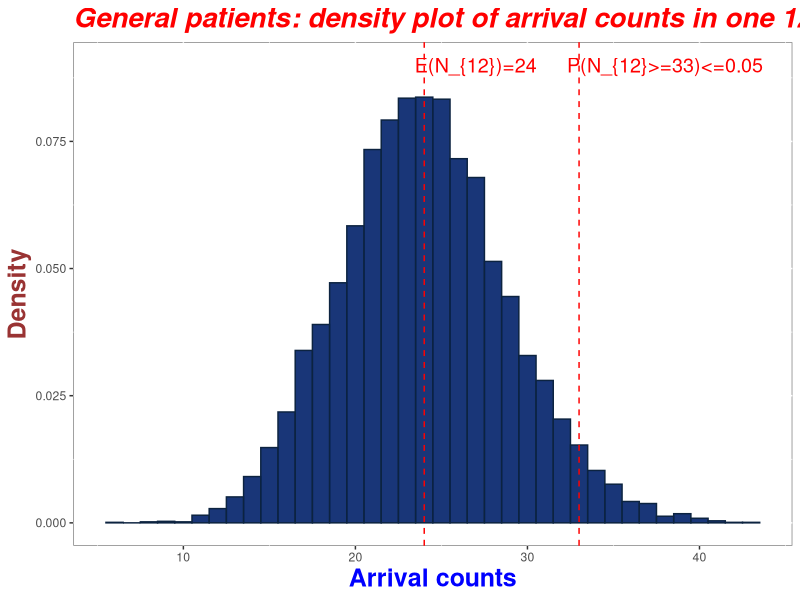
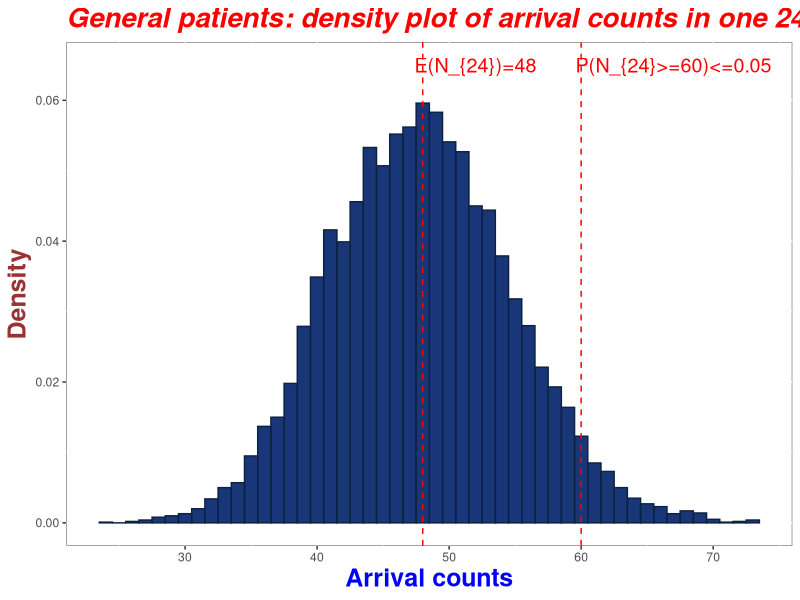
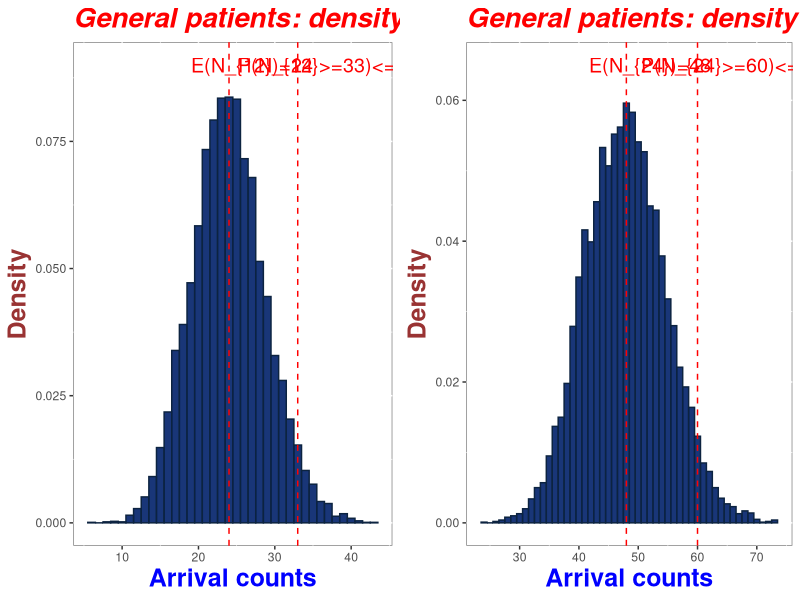
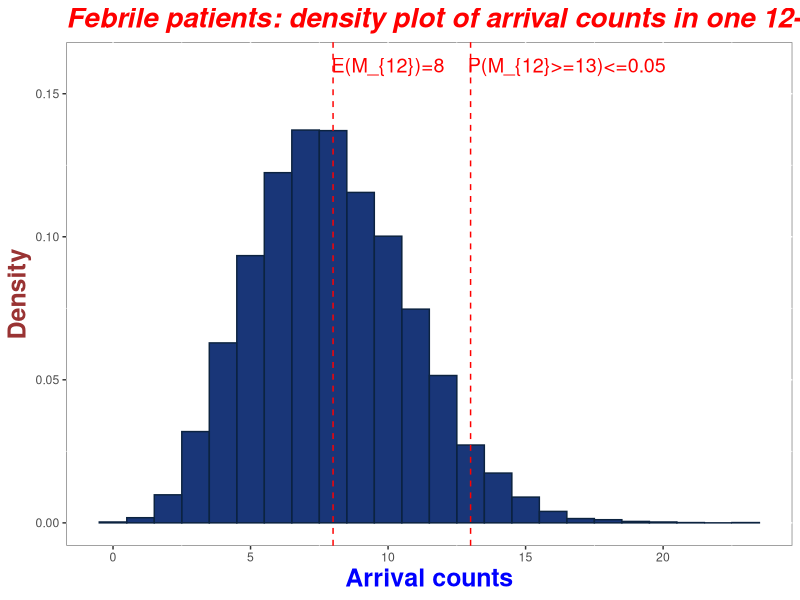
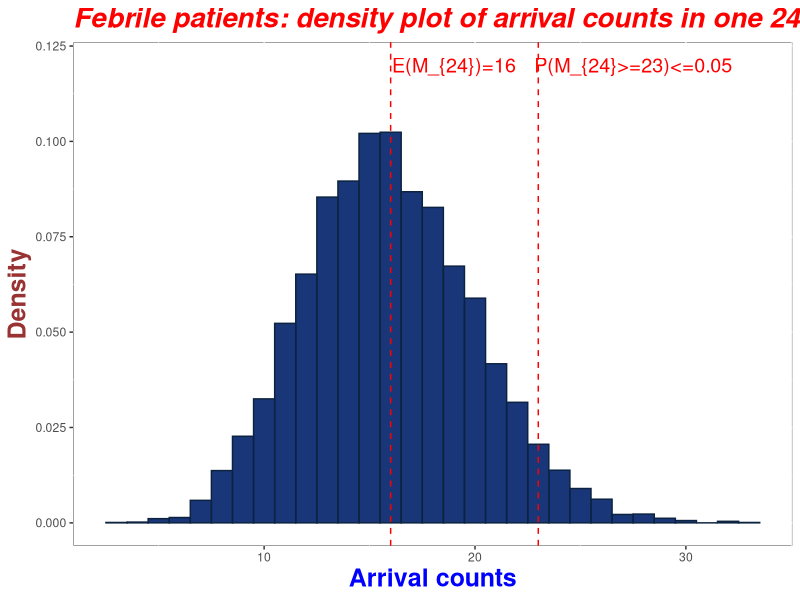
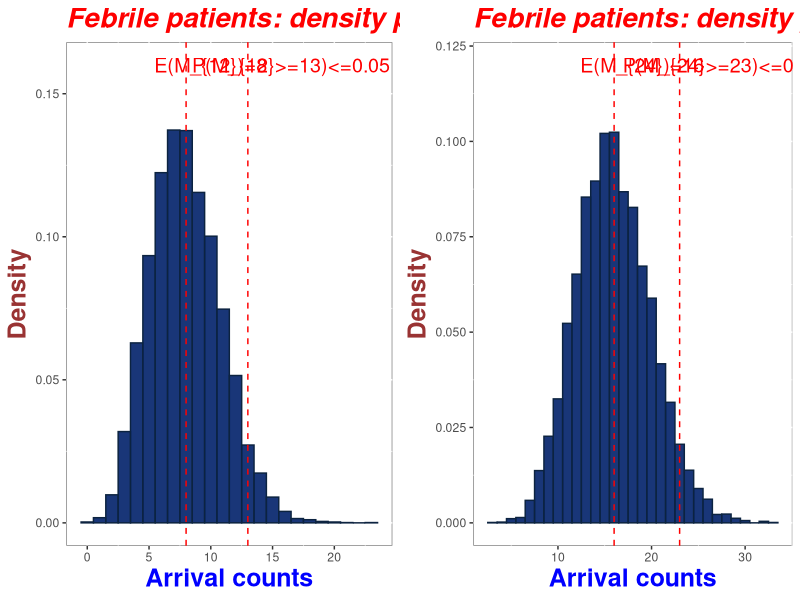
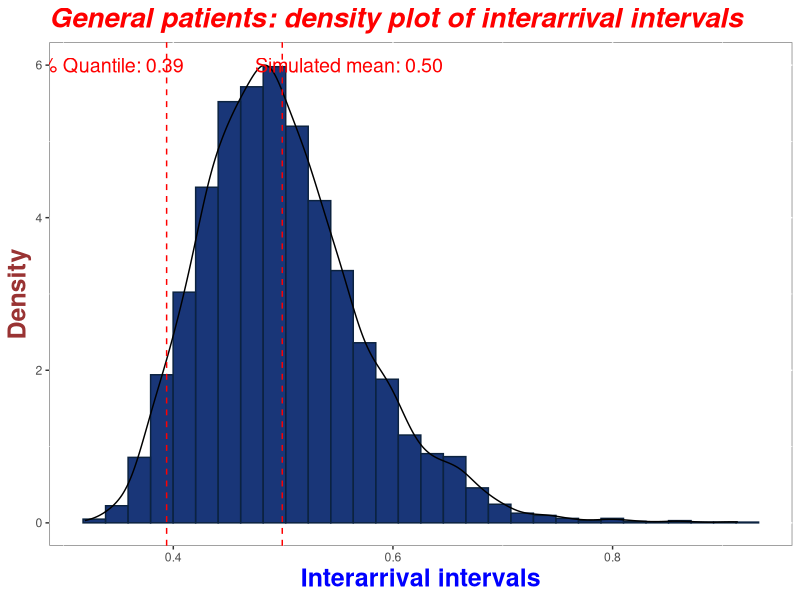
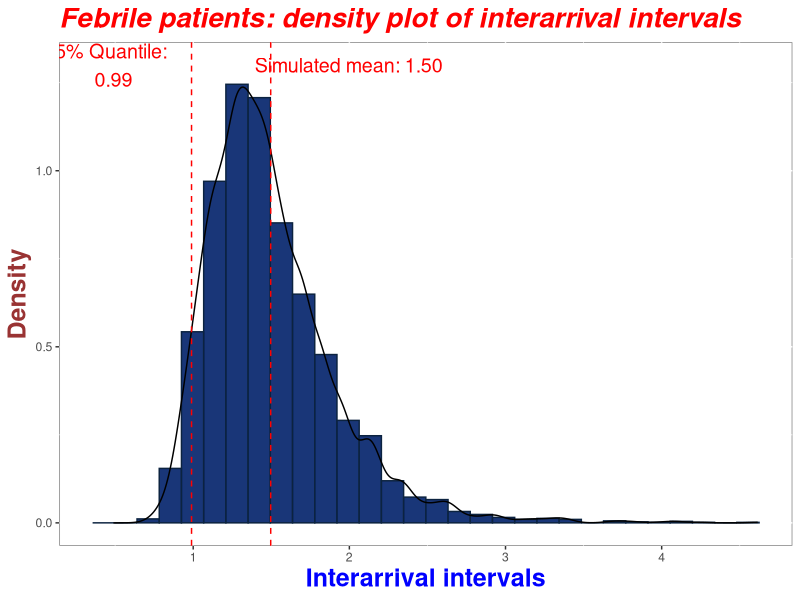

These charts were generated, in order, by the following R code: (Note: a time limit stopped this script after it produced the figures.)
# install.packages("cowplot")
# install.packages("hrbrthemes")
# install.packages("gcookbook")
# install.packages("gridExtra")

library(tidyverse)
library(cowplot)
library(gridExtra)
################################################################################
#######################Section Zero. Exact distribution ##########################
################################################################################

qpois(0.95, 24)

qpois(0.95, 48)

qpois(0.95, 8)

qpois(0.95, 16)

qexp(p = 0.05, rate = 2)

qexp(p = 0.05, rate = 2/3)

################################################################################
#######################Section I. Part (a) simulation ##########################
################################################################################
seed_init <- 20200321
sim <- 10000
lambda <- 2
febrile_rate <- 1/3

# --- I.(a) Number of patients in 12 hours --- # 
N_pat_12 <- c()
for (iter in 1:sim) {
  set.seed(seed_init+iter)
  temp_time_interv <- rexp(1, lambda)
  max_hour <- temp_time_interv
  N_temp = 0
  while (max_hour <= 12) {
    
    N_temp = N_temp + 1
    temp_time_interv <- rexp(1, lambda)
    max_hour <- max_hour + temp_time_interv
    
  }
  N_pat_12 <- c(N_pat_12, N_temp)
}
mean(N_pat_12)
var(N_pat_12)
sd(N_pat_12)
sort(N_pat_12, decreasing = FALSE)[sim - sim*0.05]

patient_12 <- data.frame(N_pat_12=N_pat_12) %>%
  ggplot(., aes(x=N_pat_12)) +
  geom_histogram(aes(y=..density..),
                 binwidth = 1, 
                 fill = "#012169", 
                 color = "#0c2340", 
                 alpha=0.9, 
                 position="identity") +
#  geom_density(alpha=0.6) +
  labs(title="General patients: density plot of arrival counts in one 12-hour period", 
       x = "Arrival counts",
       y = "Density") +
  theme(panel.background = element_rect(fill = "white", colour = "grey50"),
        plot.title = element_text(color="red", size=20, face="bold.italic"),
        axis.title.x = element_text(color="blue", size=18, face="bold"),
        axis.title.y = element_text(color="#993333", size=18, face="bold")) +
  geom_vline(aes(xintercept=24),
             linetype="dashed",
             color = "red")+ 
  annotate(geom="text", x=27, size=5, y=0.09, label="E(N_{12})=24",
           color="red")+ 
  geom_vline(aes(xintercept=33),
             linetype="dashed",
             color = "red")+ 
  annotate(geom="text", size=5, x=38, y=0.09, label="P(N_{12}>=33)<=0.05",
           color="red")
patient_12

# --- I.(b) Number of patients in 24 hours --- # 
N_pat_24 <- c()
for (iter in 1:sim) {
  set.seed(seed_init+iter)
  temp_time_interv <- rexp(1, lambda)
  max_hour <- temp_time_interv
  N_temp = 0
  while (max_hour <= 24) {
    
    N_temp = N_temp + 1
    temp_time_interv <- rexp(1, lambda)
    max_hour <- max_hour + temp_time_interv
  }
  N_pat_24 <- c(N_pat_24, N_temp)
}
mean(N_pat_24)
var(N_pat_24)
sd(N_pat_24)
sort(N_pat_24, decreasing = FALSE)[sim - sim*0.05]
qpois(0.95, 48)


patient_24 <- data.frame(N_pat_24=N_pat_24) %>%
  ggplot(., aes(x=N_pat_24)) +
  geom_histogram(aes(y=..density..),
                 binwidth = 1, 
                 fill = "#012169", 
                 color = "#0c2340", 
                 alpha=0.9, 
                 position="identity") +
#  geom_density(alpha=0.6) +
  labs(title="General patients: density plot of arrival counts in one 24-hour period", 
       x = "Arrival counts",
       y = "Density") +
  theme(panel.background = element_rect(fill = "white", colour = "grey50"),
        plot.title = element_text(color="red", size=20, face="bold.italic"),
        axis.title.x = element_text(color="blue", size=18, face="bold"),
        axis.title.y = element_text(color="#993333", size=18, face="bold")) +
  geom_vline(aes(xintercept=48),
             linetype="dashed",
             color = "red")+ 
  annotate(geom="text", size=5, x=52, y=0.065, label="E(N_{24})=48",
           color="red")+ 
  geom_vline(aes(xintercept=60),
             linetype="dashed",
             color = "red")+ 
  annotate(geom="text", size=5, x=67, y=0.065, label="P(N_{24}>=60)<=0.05",
           color="red")
patient_24

patient12_24<-grid.arrange(patient_12, patient_24, nrow = 1)
ggsave(filename = "./Dropbox/Emory Courses/Spring 2020/BIOS 723/Project/Result/general_patient_count.png", 
      plot = patient12_24,
      width = 60, height = 30, units = "cm")

# --- I.(c) Number of febrile in 12 hours --- # 
N_feb_12 <- c()
for (iter in 1:sim) {
  set.seed(seed_init+iter)
  temp_time_interv <- rexp(1, lambda)
  max_hour <- temp_time_interv
  N_temp = 0
  while (max_hour <= 12) {
    if (rbinom(1,1,1/3) == 1) {
      N_temp = N_temp + 1
    }
    temp_time_interv <- rexp(1, lambda)
    max_hour <- max_hour + temp_time_interv
    
  }
  N_feb_12 <- c(N_feb_12, N_temp)
}
mean(N_feb_12)
var(N_feb_12)
sd(N_feb_12)
sort(N_feb_12, decreasing = FALSE)[sim - sim*0.05]

feb_patient_12 <- data.frame(N_feb_12=N_feb_12) %>%
  ggplot(., aes(x=N_feb_12)) +
  geom_histogram(aes(y=..density..),
                 binwidth = 1, 
                 fill = "#012169", 
                 color = "#0c2340", 
                 alpha=0.9, 
                 position="identity") +
  labs(title="Febrile patients: density plot of arrival counts in one 12-hour period", 
       x = "Arrival counts",
       y = "Density") +
  theme(panel.background = element_rect(fill = "white", colour = "grey50"),
        plot.title = element_text(color="red", size=20, face="bold.italic"),
        axis.title.x = element_text(color="blue", size=18, face="bold"),
        axis.title.y = element_text(color="#993333", size=18, face="bold")) +
  geom_vline(aes(xintercept=8),
             linetype="dashed",
             color = "red")+ 
  annotate(geom="text", x=10, size=5, y=0.16, label="E(M_{12})=8",
           color="red")+ 
  geom_vline(aes(xintercept=13),
             linetype="dashed",
             color = "red")+ 
  annotate(geom="text", size=5, x=16.5, y=0.16, label="P(M_{12}>=13)<=0.05",
           color="red")
feb_patient_12

# --- I.(d) Number of febrile in 24 hours --- # 
N_feb_24 <- c()
for (iter in 1:sim) {
  set.seed(seed_init+iter)
  temp_time_interv <- rexp(1, lambda)
  max_hour <- temp_time_interv
  N_temp = 0
  while (max_hour <= 24) {
    
    if (rbinom(1,1,1/3) == 1) {
      N_temp = N_temp + 1
    }
    temp_time_interv <- rexp(1, lambda)
    max_hour <- max_hour + temp_time_interv
    
  }
  N_feb_24 <- c(N_feb_24, N_temp)
}
mean(N_feb_24)
var(N_feb_24)
sd(N_feb_24)
sort(N_feb_24, decreasing = FALSE)[sim - sim*0.05]
qpois(0.95, 48)

feb_patient_24 <- data.frame(N_feb_24=N_feb_24) %>%
  ggplot(., aes(x=N_feb_24)) +
  geom_histogram(aes(y=..density..),
                 binwidth = 1, 
                 fill = "#012169", 
                 color = "#0c2340", 
                 alpha=0.9, 
                 position="identity") +
  #  geom_density(alpha=0.6) +
  labs(title="Febrile patients: density plot of arrival counts in one 24-hour period", 
       x = "Arrival counts",
       y = "Density") +
  theme(panel.background = element_rect(fill = "white", colour = "grey50"),
        plot.title = element_text(color="red", size=20, face="bold.italic"),
        axis.title.x = element_text(color="blue", size=18, face="bold"),
        axis.title.y = element_text(color="#993333", size=18, face="bold")) +
  geom_vline(aes(xintercept=16),
             linetype="dashed",
             color = "red")+ 
  annotate(geom="text", size=5, x=19, y=0.12, label="E(M_{24})=16",
           color="red")+ 
  geom_vline(aes(xintercept=23),
             linetype="dashed",
             color = "red")+ 
  annotate(geom="text", size=5, x=27.5, y=0.12, label="P(M_{24}>=23)<=0.05",
           color="red")
feb_patient_24

feb_patient12_24<-grid.arrange(feb_patient_12, feb_patient_24, nrow = 1)
ggsave(filename = "./Dropbox/Emory Courses/Spring 2020/BIOS 723/Project/Result/feb_patient_count.png", 
       plot = feb_patient12_24,
       width = 60, height = 30, units = "cm")

################################################################################
#######################Section II. Part b simulation ###########################
################################################################################

# --- II.(a) Number of sick patients in 24 hours --- # 
t = 24
sim = 5000
df_24_patient <- data.frame()
for (iter in 1:sim) {
  
  N = rpois(1, lambda*t)
  unifs = runif(N,0,t)
  arrivals = sort(unifs)
  
  df_temp <- data.frame(index = iter,
                        arrivals = c(0, arrivals)) %>%
    mutate(Diff = arrivals - lag(arrivals))
  df_24_patient <- rbind(df_24_patient, df_temp)
}
general_pat_time_interval <- df_24_patient %>%
  group_by(index) %>%
  summarise(mean_v=mean(Diff, na.rm = T),
            variance_v = var(Diff, na.rm = T),
            sd_v = sd(Diff, na.rm = T),
            N_v=n())
mean(general_pat_time_interval$mean_v)
mean(general_pat_time_interval$variance_v,na.rm = T)
quantile(general_pat_time_interval$mean_v, 0.05)

general_pat_time_interval <- data.frame(general_pat_time_interval, 
                                        stringsAsFactors = F)
general_pat_time_interval_plot <- 
  ggplot(general_pat_time_interval, aes(x=mean_v)) +
  geom_histogram(aes(y=..density..),
                 #binwidth = 0.025, 
                 fill = "#012169", 
                 color = "#0c2340", 
                 alpha=0.9) +
  geom_density( alpha=0.6)+
  labs(title="General patients: density plot of interarrival intervals", 
       x = "Interarrival intervals",
       y = "Density") +
  theme(panel.background = element_rect(fill = "white", colour = "grey50"),
        plot.title = element_text(color="red", size=20, face="bold.italic"),
        axis.title.x = element_text(color="blue", size=18, face="bold"),
        axis.title.y = element_text(color="#993333", size=18, face="bold")) +
  geom_vline(aes(xintercept=mean(general_pat_time_interval$mean_v)),
             linetype="dashed",
             color = "red")+ 
  annotate(geom="text", x=0.5+0.06, size=5, y=6, label="Simulated mean: 0.50",
           color="red")+ 
  geom_vline(aes(xintercept=quantile(general_pat_time_interval$mean_v, 0.05)[[1]]),
             linetype="dashed",
             color = "red")+ 
  annotate(geom="text", size=5, x=quantile(general_pat_time_interval$mean_v, 0.05)[[1]]-0.055, y=6, label="5% Quantile: 0.39",
           color="red")
general_pat_time_interval_plot


# # --- II.(b) Number of sick patients in 12 hours --- # 
# t = 12
# sim = 5000
# df_12_patient <- data.frame()
# for (iter in 1:sim) {
#   
#   N = rpois(1, lambda*t)
#   unifs = runif(N,0,t)
#   arrivals = sort(unifs)
#   
#   df_temp <- data.frame(index = iter,
#                         arrivals = c(0, arrivals)) %>%
#     mutate(Diff = arrivals - lag(arrivals))
#   df_12_patient <- rbind(df_12_patient, df_temp)
# }
# df2 <- df_12_patient %>%
#   group_by(index) %>%
#   summarise(mean=mean(Diff, na.rm = T),
#             variance = var(Diff, na.rm = T),
#             N=n())
# mean(df2$mean, na.rm = T)
# mean(df2$variance, na.rm = T)


# --- II.(c) Number of febrile in 12 hours --- # 
t = 24
sim = 5000
df_12_feb <- data.frame()
set.seed(123)
for (iter in 1:sim) {
  N = rpois(1, lambda*t)
  unifs = runif(N,0,t)

  feb_pat <- rbinom(N,1,1/3)
  while(sum(feb_pat==1)==1){
    feb_pat <- rbinom(N,1,1/3)
  }

  unifs_keep <- unifs[as.logical(feb_pat)]
  arrivals = sort(unifs_keep)

  df_temp <- data.frame(index = iter,
                        arrivals = c(0, arrivals)) %>%
    mutate(Diff = arrivals - lag(arrivals))
  df_12_feb <- rbind(df_12_feb, df_temp)
}
feb_pat_time_interval <- df_12_feb %>%
  group_by(index) %>%
  summarise(mean_v=mean(Diff, na.rm = T),
            variance=var(Diff, na.rm = T))
mean(feb_pat_time_interval$mean_v, na.rm = T)
mean(feb_pat_time_interval$variance, na.rm = T)

feb_pat_time_interval <- data.frame(feb_pat_time_interval, 
                                        stringsAsFactors = F)
feb_pat_time_interval_plot <- 
  ggplot(feb_pat_time_interval, aes(x=mean_v)) +
  geom_histogram(aes(y=..density..),
                 #binwidth = 0.025, 
                 fill = "#012169", 
                 color = "#0c2340", 
                 alpha=0.9) +
  geom_density( alpha=0.6)+
  labs(title="Febrile patients: density plot of interarrival intervals", 
       x = "Interarrival intervals",
       y = "Density") +
  theme(panel.background = element_rect(fill = "white", colour = "grey50"),
        plot.title = element_text(color="red", size=20, face="bold.italic"),
        axis.title.x = element_text(color="blue", size=18, face="bold"),
        axis.title.y = element_text(color="#993333", size=18, face="bold")) +
  geom_vline(aes(xintercept=mean(feb_pat_time_interval$mean_v)),
             linetype="dashed",
             color = "red")+ 
  annotate(geom="text", x=mean(feb_pat_time_interval$mean_v)+0.5, size=5, y=1.3, label="Simulated mean: 1.50",
           color="red")+ 
  geom_vline(aes(xintercept=quantile(feb_pat_time_interval$mean_v, 0.05)[[1]]),
             linetype="dashed",
             color = "red")+ 
  annotate(geom="text", size=5, x=quantile(feb_pat_time_interval$mean_v, 0.05)[[1]]-0.5, y=1.3, label="5% Quantile: \n0.99",
           color="red")
feb_pat_time_interval_plot

feb_patient12_24<-grid.arrange(general_pat_time_interval_plot, feb_pat_time_interval_plot, nrow = 1)
ggsave(filename = "./Dropbox/Emory Courses/Spring 2020/BIOS 723/Project/Result/time_interval.png", 
       plot = feb_patient12_24,
       width = 60, height = 30, units = "cm")

# 
# t = 12
# sim = 10000
# df_12_feb <- data.frame()
# #set.seed(runif(1, 0, 100000))
# set.seed(1)
# for (iter in 1:sim) {
#   
#   N = rpois(1, (lambda*t)/3)
#   unifs = runif(N,0,t)
#   arrivals = sort(unifs)
#   
#   df_temp <- data.frame(index = iter,
#                         arrivals = c(0, arrivals)) %>%
#     mutate(Diff = arrivals - lag(arrivals))
#   df_12_feb <- rbind(df_12_feb, df_temp)
# }
# df2 <- df_12_feb %>%
#   group_by(index) %>%
#   summarise(mean=mean(Diff, na.rm = T),
#             variance = var(Diff, na.rm = T),
#             med = median(Diff, na.rm = T),
#             N=n())
# mean(df2$mean, na.rm = T)
# mean(df2$variance, na.rm = T)
# 


################################################################################
#######################Section II. Part b simulation - SD ###########################
################################################################################

# --- II.(a) Number of sick patients in 24 hours --- # 
t = 24
sim = 5000
df_24_patient <- data.frame()
for (iter in 1:sim) {
  
  N = rpois(1, lambda*t)
  unifs = runif(N,0,t)
  arrivals = sort(unifs)
  
  df_temp <- data.frame(index = iter,
                        arrivals = c(0, arrivals)) %>%
    mutate(Diff = arrivals - lag(arrivals))
  df_24_patient <- rbind(df_24_patient, df_temp)
}
general_pat_time_interval <- df_24_patient %>%
  group_by(index) %>%
  summarise(mean_v=mean(Diff, na.rm = T),
            variance_v = var(Diff, na.rm = T),
            sd_v = sd(Diff, na.rm = T),
            N_v=n())
mean(general_pat_time_interval$mean_v)
mean(general_pat_time_interval$variance_v,na.rm = T)
mean(general_pat_time_interval$sd_v,na.rm = T)

quantile(general_pat_time_interval$mean_v, 0.05)
quantile(general_pat_time_interval$sd_v, 0.05)

general_pat_time_interval <- data.frame(general_pat_time_interval, 
                                        stringsAsFactors = F)
general_pat_time_interval_plot <- 
  ggplot(general_pat_time_interval, aes(x=sd_v)) +
  geom_histogram(aes(y=..density..),
                 #binwidth = 0.025, 
                 fill = "#012169", 
                 color = "#0c2340", 
                 alpha=0.9) +
  geom_density( alpha=0.6)+
  labs(title="General patients: density plot of standard deviation for interarrival intervals", 
       x = "Interarrival intervals",
       y = "Density") +
  theme(panel.background = element_rect(fill = "white", colour = "grey50"),
        plot.title = element_text(color="red", size=20, face="bold.italic"),
        axis.title.x = element_text(color="blue", size=18, face="bold"),
        axis.title.y = element_text(color="#993333", size=18, face="bold")) +
  geom_vline(aes(xintercept=mean(general_pat_time_interval$sd_v)),
             linetype="dashed",
             color = "red")+ 
  annotate(geom="text", x=0.6, size=5, y=6, label="Simulated mean of SD: 0.49",
           color="red")+ 
  geom_vline(aes(xintercept=quantile(general_pat_time_interval$sd_v, 0.05)[[1]]),
             linetype="dashed",
             color = "red")+ 
  annotate(geom="text", size=5, x=quantile(general_pat_time_interval$sd_v, 0.05)[[1]]-0.055, y=6, label="5% Quantile: 0.35",
           color="red")
general_pat_time_interval_plot


# # --- II.(b) Number of sick patients in 12 hours --- # 
# t = 12
# sim = 5000
# df_12_patient <- data.frame()
# for (iter in 1:sim) {
#   
#   N = rpois(1, lambda*t)
#   unifs = runif(N,0,t)
#   arrivals = sort(unifs)
#   
#   df_temp <- data.frame(index = iter,
#                         arrivals = c(0, arrivals)) %>%
#     mutate(Diff = arrivals - lag(arrivals))
#   df_12_patient <- rbind(df_12_patient, df_temp)
# }
# df2 <- df_12_patient %>%
#   group_by(index) %>%
#   summarise(mean=mean(Diff, na.rm = T),
#             variance = var(Diff, na.rm = T),
#             N=n())
# mean(df2$mean, na.rm = T)
# mean(df2$variance, na.rm = T)


# --- II.(c) Number of febrile in 12 hours --- # 
t = 24
sim = 5000
df_12_feb <- data.frame()
set.seed(123)
for (iter in 1:sim) {
  N = rpois(1, lambda*t)
  unifs = runif(N,0,t)
  
  feb_pat <- rbinom(N,1,1/3)
  while(sum(feb_pat==1)==1){
    feb_pat <- rbinom(N,1,1/3)
  }
  
  unifs_keep <- unifs[as.logical(feb_pat)]
  arrivals = sort(unifs_keep)
  
  df_temp <- data.frame(index = iter,
                        arrivals = c(0, arrivals)) %>%
    mutate(Diff = arrivals - lag(arrivals))
  df_12_feb <- rbind(df_12_feb, df_temp)
}
feb_pat_time_interval <- df_12_feb %>%
  group_by(index) %>%
  summarise(mean_v=mean(Diff, na.rm = T),
            variance=var(Diff, na.rm = T),
            sd_v = sd(Diff, na.rm = T),
            N=n())
mean(feb_pat_time_interval$mean_v, na.rm = T)
mean(feb_pat_time_interval$variance, na.rm = T)
mean(feb_pat_time_interval$sd_v, na.rm = T)

feb_pat_time_interval <- data.frame(feb_pat_time_interval, 
                                    stringsAsFactors = F)
feb_pat_time_interval_plot <- 
  ggplot(feb_pat_time_interval, aes(x=sd_v)) +
  geom_histogram(aes(y=..density..),
                 #binwidth = 0.025, 
                 fill = "#012169", 
                 color = "#0c2340", 
                 alpha=0.9) +
  geom_density( alpha=0.6)+
  labs(title="Febrile patients: density plot of standard deviation for interarrival intervals", 
       x = "Interarrival intervals",
       y = "Density") +
  theme(panel.background = element_rect(fill = "white", colour = "grey50"),
        plot.title = element_text(color="red", size=20, face="bold.italic"),
        axis.title.x = element_text(color="blue", size=18, face="bold"),
        axis.title.y = element_text(color="#993333", size=18, face="bold")) +
  geom_vline(aes(xintercept=mean(feb_pat_time_interval$sd_v)),
             linetype="dashed",
             color = "red")+ 
  annotate(geom="text", x=mean(feb_pat_time_interval$sd_v)+0.5, size=5, y=1.1, label="Simulated mean of SD: 1.41",
           color="red")+ 
  geom_vline(aes(xintercept=quantile(feb_pat_time_interval$sd_v, 0.05)[[1]]),
             linetype="dashed",
             color = "red")+ 
  annotate(geom="text", size=5, x=quantile(feb_pat_time_interval$sd_v, 0.05)[[1]]-0.2, y=1.1, label="5% Quantile: \n0.82",
           color="red")
feb_pat_time_interval_plot

feb_patient12_24<-grid.arrange(general_pat_time_interval_plot, feb_pat_time_interval_plot, nrow = 1)
ggsave(filename = "./Dropbox/Emory Courses/Spring 2020/BIOS 723/Project/Result/time_interval_standard_deviation.png", 
       plot = feb_patient12_24,
       width = 60, height = 30, units = "cm")

# 
# t = 12
# sim = 10000
# df_12_feb <- data.frame()
# #set.seed(runif(1, 0, 100000))
# set.seed(1)
# for (iter in 1:sim) {
#   
#   N = rpois(1, (lambda*t)/3)
#   unifs = runif(N,0,t)
#   arrivals = sort(unifs)
#   
#   df_temp <- data.frame(index = iter,
#                         arrivals = c(0, arrivals)) %>%
#     mutate(Diff = arrivals - lag(arrivals))
#   df_12_feb <- rbind(df_12_feb, df_temp)
# }
# df2 <- df_12_feb %>%
#   group_by(index) %>%
#   summarise(mean=mean(Diff, na.rm = T),
#             variance = var(Diff, na.rm = T),
#             med = median(Diff, na.rm = T),
#             N=n())
# mean(df2$mean, na.rm = T)
# mean(df2$variance, na.rm = T)
# 



################################################################################
#######################Section II. Part b simulation 72 hour ###########################
################################################################################

# --- II.(a) Number of sick patients in 24 hours --- # 
t = 120
sim = 5000
df_24_patient <- data.frame()
for (iter in 1:sim) {
  
  N = rpois(1, lambda*t)
  unifs = runif(N,0,t)
  arrivals = sort(unifs)
  
  df_temp <- data.frame(index = iter,
                        arrivals = c(0, arrivals)) %>%
    mutate(Diff = arrivals - lag(arrivals))
  df_24_patient <- rbind(df_24_patient, df_temp)
}
general_pat_time_interval <- df_24_patient %>%
  group_by(index) %>%
  summarise(mean_v=mean(Diff, na.rm = T),
            variance_v = var(Diff, na.rm = T),
            sd_v = sd(Diff, na.rm = T),
            N_v=n())
mean(general_pat_time_interval$mean_v)
mean(general_pat_time_interval$variance_v,na.rm = T)
quantile(general_pat_time_interval$mean_v, 0.05)

general_pat_time_interval <- data.frame(general_pat_time_interval, 
                                        stringsAsFactors = F)
general_pat_time_interval_plot <- 
  ggplot(general_pat_time_interval, aes(x=mean_v)) +
  geom_histogram(aes(y=..density..),
                 #binwidth = 0.025, 
                 fill = "#012169", 
                 color = "#0c2340", 
                 alpha=0.9) +
  geom_density( alpha=0.6)+
  labs(title="General patients: density plot of interarrival intervals on 120-hour interval", 
       x = "Interarrival intervals",
       y = "Density") +
  theme(panel.background = element_rect(fill = "white", colour = "grey50"),
        plot.title = element_text(color="red", size=20, face="bold.italic"),
        axis.title.x = element_text(color="blue", size=18, face="bold"),
        axis.title.y = element_text(color="#993333", size=18, face="bold")) +
  geom_vline(aes(xintercept=mean(general_pat_time_interval$mean_v)),
             linetype="dashed",
             color = "red")+ 
  annotate(geom="text", x=0.5+0.06, size=5, y=15, label="Simulated mean: 0.50",
           color="red")+ 
  geom_vline(aes(xintercept=quantile(general_pat_time_interval$mean_v, 0.05)[[1]]),
             linetype="dashed",
             color = "red")+ 
  annotate(geom="text", size=5, x=quantile(general_pat_time_interval$mean_v, 0.05)[[1]], y=15, label="5% Quantile: 0.45",
           color="red")
general_pat_time_interval_plot


# # --- II.(b) Number of sick patients in 12 hours --- # 
# t = 12
# sim = 5000
# df_12_patient <- data.frame()
# for (iter in 1:sim) {
#   
#   N = rpois(1, lambda*t)
#   unifs = runif(N,0,t)
#   arrivals = sort(unifs)
#   
#   df_temp <- data.frame(index = iter,
#                         arrivals = c(0, arrivals)) %>%
#     mutate(Diff = arrivals - lag(arrivals))
#   df_12_patient <- rbind(df_12_patient, df_temp)
# }
# df2 <- df_12_patient %>%
#   group_by(index) %>%
#   summarise(mean=mean(Diff, na.rm = T),
#             variance = var(Diff, na.rm = T),
#             N=n())
# mean(df2$mean, na.rm = T)
# mean(df2$variance, na.rm = T)


# --- II.(c) Number of febrile in 12 hours --- # 
t = 120
sim = 5000
df_12_feb <- data.frame()
set.seed(123)
for (iter in 1:sim) {
  N = rpois(1, lambda*t)
  unifs = runif(N,0,t)
  
  feb_pat <- rbinom(N,1,1/3)
  while(sum(feb_pat==1)==1){
    feb_pat <- rbinom(N,1,1/3)
  }
  
  unifs_keep <- unifs[as.logical(feb_pat)]
  arrivals = sort(unifs_keep)
  
  df_temp <- data.frame(index = iter,
                        arrivals = c(0, arrivals)) %>%
    mutate(Diff = arrivals - lag(arrivals))
  df_12_feb <- rbind(df_12_feb, df_temp)
}
feb_pat_time_interval <- df_12_feb %>%
  group_by(index) %>%
  summarise(mean_v=mean(Diff, na.rm = T),
            variance=var(Diff, na.rm = T))
mean(feb_pat_time_interval$mean_v, na.rm = T)
mean(feb_pat_time_interval$variance, na.rm = T)

feb_pat_time_interval <- data.frame(feb_pat_time_interval, 
                                    stringsAsFactors = F)
feb_pat_time_interval_plot <- 
  ggplot(feb_pat_time_interval, aes(x=mean_v)) +
  geom_histogram(aes(y=..density..),
                 #binwidth = 0.025, 
                 fill = "#012169", 
                 color = "#0c2340", 
                 alpha=0.9) +
  geom_density( alpha=0.6)+
  labs(title="Febrile patients: density plot of interarrival intervals on 120-hour interval", 
       x = "Interarrival intervals",
       y = "Density") +
  theme(panel.background = element_rect(fill = "white", colour = "grey50"),
        plot.title = element_text(color="red", size=20, face="bold.italic"),
        axis.title.x = element_text(color="blue", size=18, face="bold"),
        axis.title.y = element_text(color="#993333", size=18, face="bold")) +
  geom_vline(aes(xintercept=mean(feb_pat_time_interval$mean_v)),
             linetype="dashed",
             color = "red")+ 
  annotate(geom="text", x=mean(feb_pat_time_interval$mean_v), size=5, y=2.6, label="Simulated mean: 1.50",
           color="red")+ 
  geom_vline(aes(xintercept=quantile(feb_pat_time_interval$mean_v, 0.05)[[1]]),
             linetype="dashed",
             color = "red")+ 
  annotate(geom="text", size=5, x=quantile(feb_pat_time_interval$mean_v, 0.05)[[1]], y=2.6, label="5% Quantile: \n1.26",
           color="red")
feb_pat_time_interval_plot

feb_patient12_24<-grid.arrange(general_pat_time_interval_plot, feb_pat_time_interval_plot, nrow = 1)
ggsave(filename = "./Dropbox/Emory Courses/Spring 2020/BIOS 723/Project/Result/time_interval_120_hour.png", 
       plot = feb_patient12_24,
       width = 60, height = 30, units = "cm")

# 
# t = 12
# sim = 10000
# df_12_feb <- data.frame()
# #set.seed(runif(1, 0, 100000))
# set.seed(1)
# for (iter in 1:sim) {
#   
#   N = rpois(1, (lambda*t)/3)
#   unifs = runif(N,0,t)
#   arrivals = sort(unifs)
#   
#   df_temp <- data.frame(index = iter,
#                         arrivals = c(0, arrivals)) %>%
#     mutate(Diff = arrivals - lag(arrivals))
#   df_12_feb <- rbind(df_12_feb, df_temp)
# }
# df2 <- df_12_feb %>%
#   group_by(index) %>%
#   summarise(mean=mean(Diff, na.rm = T),
#             variance = var(Diff, na.rm = T),
#             med = median(Diff, na.rm = T),
#             N=n())
# mean(df2$mean, na.rm = T)
# mean(df2$variance, na.rm = T)
# 


# --- II.(a) Number of sick patients in 24 hours --- # 
t = 72
sim = 5000
df_24_patient <- data.frame()
for (iter in 1:sim) {
  
  N = rpois(1, lambda*t)
  unifs = runif(N,0,t)
  arrivals = sort(unifs)
  
  df_temp <- data.frame(index = iter,
                        arrivals = c(0, arrivals)) %>%
    mutate(Diff = arrivals - lag(arrivals))
  df_24_patient <- rbind(df_24_patient, df_temp)
}
general_pat_time_interval <- df_24_patient %>%
  group_by(index) %>%
  summarise(mean_v=mean(Diff, na.rm = T),
            variance_v = var(Diff, na.rm = T),
            sd_v = sd(Diff, na.rm = T),
            N_v=n())
mean(general_pat_time_interval$mean_v)
mean(general_pat_time_interval$variance_v,na.rm = T)
mean(general_pat_time_interval$sd_v,na.rm = T)

quantile(general_pat_time_interval$mean_v, 0.05)
quantile(general_pat_time_interval$sd_v, 0.05)

general_pat_time_interval <- data.frame(general_pat_time_interval, 
                                        stringsAsFactors = F)
general_pat_time_interval_plot <- 
  ggplot(general_pat_time_interval, aes(x=sd_v)) +
  geom_histogram(aes(y=..density..),
                 #binwidth = 0.025, 
                 fill = "#012169", 
                 color = "#0c2340", 
                 alpha=0.9) +
  geom_density( alpha=0.6)+
  labs(title="General patients: density plot of standard deviation for interarrival intervals", 
       x = "Interarrival intervals",
       y = "Density") +
  theme(panel.background = element_rect(fill = "white", colour = "grey50"),
        plot.title = element_text(color="red", size=20, face="bold.italic"),
        axis.title.x = element_text(color="blue", size=18, face="bold"),
        axis.title.y = element_text(color="#993333", size=18, face="bold")) +
  geom_vline(aes(xintercept=mean(general_pat_time_interval$sd_v)),
             linetype="dashed",
             color = "red")+ 
  annotate(geom="text", x=0.6, size=5, y=6, label="Simulated mean of SD: 0.49",
           color="red")+ 
  geom_vline(aes(xintercept=quantile(general_pat_time_interval$sd_v, 0.05)[[1]]),
             linetype="dashed",
             color = "red")+ 
  annotate(geom="text", size=5, x=quantile(general_pat_time_interval$sd_v, 0.05)[[1]]-0.055, y=6, label="5% Quantile: 0.35",
           color="red")
general_pat_time_interval_plot


# # --- II.(b) Number of sick patients in 12 hours --- # 
# t = 12
# sim = 5000
# df_12_patient <- data.frame()
# for (iter in 1:sim) {
#   
#   N = rpois(1, lambda*t)
#   unifs = runif(N,0,t)
#   arrivals = sort(unifs)
#   
#   df_temp <- data.frame(index = iter,
#                         arrivals = c(0, arrivals)) %>%
#     mutate(Diff = arrivals - lag(arrivals))
#   df_12_patient <- rbind(df_12_patient, df_temp)
# }
# df2 <- df_12_patient %>%
#   group_by(index) %>%
#   summarise(mean=mean(Diff, na.rm = T),
#             variance = var(Diff, na.rm = T),
#             N=n())
# mean(df2$mean, na.rm = T)
# mean(df2$variance, na.rm = T)


# --- II.(c) Number of febrile in 12 hours --- # 
t = 72
sim = 5000
df_12_feb <- data.frame()
set.seed(123)
for (iter in 1:sim) {
  N = rpois(1, lambda*t)
  unifs = runif(N,0,t)
  
  feb_pat <- rbinom(N,1,1/3)
  while(sum(feb_pat==1)==1){
    feb_pat <- rbinom(N,1,1/3)
  }
  
  unifs_keep <- unifs[as.logical(feb_pat)]
  arrivals = sort(unifs_keep)
  
  df_temp <- data.frame(index = iter,
                        arrivals = c(0, arrivals)) %>%
    mutate(Diff = arrivals - lag(arrivals))
  df_12_feb <- rbind(df_12_feb, df_temp)
}
feb_pat_time_interval <- df_12_feb %>%
  group_by(index) %>%
  summarise(mean_v=mean(Diff, na.rm = T),
            variance=var(Diff, na.rm = T),
            sd_v = sd(Diff, na.rm = T),
            N=n())
mean(feb_pat_time_interval$mean_v, na.rm = T)
mean(feb_pat_time_interval$variance, na.rm = T)
mean(feb_pat_time_interval$sd_v, na.rm = T)

feb_pat_time_interval <- data.frame(feb_pat_time_interval, 
                                    stringsAsFactors = F)
feb_pat_time_interval_plot <- 
  ggplot(feb_pat_time_interval, aes(x=sd_v)) +
  geom_histogram(aes(y=..density..),
                 #binwidth = 0.025, 
                 fill = "#012169", 
                 color = "#0c2340", 
                 alpha=0.9) +
  geom_density( alpha=0.6)+
  labs(title="Febrile patients: density plot of standard deviation for interarrival intervals", 
       x = "Interarrival intervals",
       y = "Density") +
  theme(panel.background = element_rect(fill = "white", colour = "grey50"),
        plot.title = element_text(color="red", size=20, face="bold.italic"),
        axis.title.x = element_text(color="blue", size=18, face="bold"),
        axis.title.y = element_text(color="#993333", size=18, face="bold")) +
  geom_vline(aes(xintercept=mean(feb_pat_time_interval$sd_v)),
             linetype="dashed",
             color = "red")+ 
  annotate(geom="text", x=mean(feb_pat_time_interval$sd_v)+0.5, size=5, y=1.1, label="Simulated mean of SD: 1.41",
           color="red")+ 
  geom_vline(aes(xintercept=quantile(feb_pat_time_interval$sd_v, 0.05)[[1]]),
             linetype="dashed",
             color = "red")+ 
  annotate(geom="text", size=5, x=quantile(feb_pat_time_interval$sd_v, 0.05)[[1]]-0.2, y=1.1, label="5% Quantile: \n0.82",
           color="red")
feb_pat_time_interval_plot

feb_patient12_24<-grid.arrange(general_pat_time_interval_plot, feb_pat_time_interval_plot, nrow = 1)
ggsave(filename = "./Dropbox/Emory Courses/Spring 2020/BIOS 723/Project/Result/time_interval_standard_deviation_72_hour.png", 
       plot = feb_patient12_24,
       width = 60, height = 30, units = "cm")

# 
# t = 12
# sim = 10000
# df_12_feb <- data.frame()
# #set.seed(runif(1, 0, 100000))
# set.seed(1)
# for (iter in 1:sim) {
#   
#   N = rpois(1, (lambda*t)/3)
#   unifs = runif(N,0,t)
#   arrivals = sort(unifs)
#   
#   df_temp <- data.frame(index = iter,
#                         arrivals = c(0, arrivals)) %>%
#     mutate(Diff = arrivals - lag(arrivals))
#   df_12_feb <- rbind(df_12_feb, df_temp)
# }
# df2 <- df_12_feb %>%
#   group_by(index) %>%
#   summarise(mean=mean(Diff, na.rm = T),
#             variance = var(Diff, na.rm = T),
#             med = median(Diff, na.rm = T),
#             N=n())
# mean(df2$mean, na.rm = T)
# mean(df2$variance, na.rm = T)
# 
